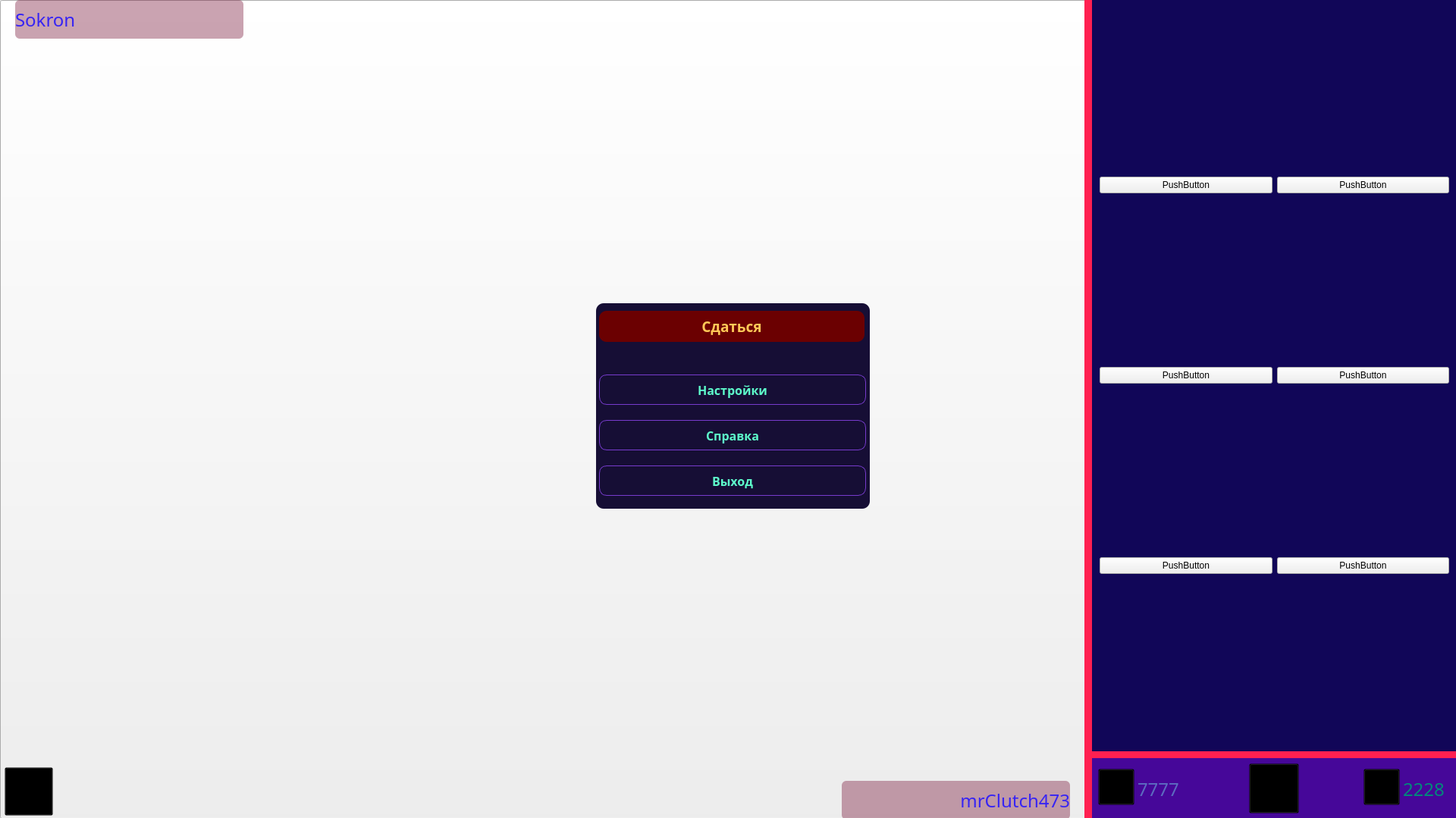
<?xml version="1.0" encoding="UTF-8"?>
<ui version="4.0">
 <class>MainWindow</class>
 <widget class="QMainWindow" name="MainWindow">
  <property name="geometry">
   <rect>
    <x>0</x>
    <y>0</y>
    <width>1920</width>
    <height>1079</height>
   </rect>
  </property>
  <property name="windowTitle">
   <string>MainWindow</string>
  </property>
  <widget class="QWidget" name="centralwidget">
   <widget class="QPushButton" name="pushButton">
    <property name="geometry">
     <rect>
      <x>0</x>
      <y>0</y>
      <width>1920</width>
      <height>1080</height>
     </rect>
    </property>
    <property name="layoutDirection">
     <enum>Qt::RightToLeft</enum>
    </property>
    <property name="text">
     <string/>
    </property>
    <property name="icon">
     <iconset>
      <normaloff>FonKomp.png</normaloff>FonKomp.png</iconset>
    </property>
    <property name="iconSize">
     <size>
      <width>1920</width>
      <height>1080</height>
     </size>
    </property>
   </widget>
   <widget class="QLabel" name="label">
    <property name="geometry">
     <rect>
      <x>1440</x>
      <y>0</y>
      <width>480</width>
      <height>991</height>
     </rect>
    </property>
    <property name="styleSheet">
     <string notr="true">background-color: rgb(51, 0, 77);</string>
    </property>
    <property name="text">
     <string/>
    </property>
   </widget>
   <widget class="QLabel" name="label_2">
    <property name="geometry">
     <rect>
      <x>1440</x>
      <y>990</y>
      <width>481</width>
      <height>10</height>
     </rect>
    </property>
    <property name="styleSheet">
     <string notr="true">background-color: rgb(255, 32, 81);</string>
    </property>
    <property name="frameShape">
     <enum>QFrame::NoFrame</enum>
    </property>
    <property name="text">
     <string/>
    </property>
   </widget>
   <widget class="QWidget" name="gridLayoutWidget">
    <property name="geometry">
     <rect>
      <x>1450</x>
      <y>10</y>
      <width>461</width>
      <height>971</height>
     </rect>
    </property>
    <layout class="QGridLayout" name="gridLayout">
     <item row="0" column="0">
      <widget class="QPushButton" name="pushButton_4">
       <property name="minimumSize">
        <size>
         <width>100</width>
         <height>225</height>
        </size>
       </property>
       <property name="styleSheet">
        <string notr="true">background-color: transparent;</string>
       </property>
       <property name="text">
        <string/>
       </property>
       <property name="icon">
        <iconset>
         <normaloff>Kart1.png</normaloff>Kart1.png</iconset>
       </property>
       <property name="iconSize">
        <size>
         <width>149</width>
         <height>225</height>
        </size>
       </property>
      </widget>
     </item>
     <item row="0" column="1">
      <widget class="QPushButton" name="pushButton_5">
       <property name="minimumSize">
        <size>
         <width>100</width>
         <height>225</height>
        </size>
       </property>
       <property name="styleSheet">
        <string notr="true">background-color: transparent;</string>
       </property>
       <property name="text">
        <string/>
       </property>
       <property name="icon">
        <iconset>
         <normaloff>Kart2.png</normaloff>Kart2.png</iconset>
       </property>
       <property name="iconSize">
        <size>
         <width>149</width>
         <height>225</height>
        </size>
       </property>
      </widget>
     </item>
     <item row="0" column="2">
      <widget class="QPushButton" name="pushButton_6">
       <property name="minimumSize">
        <size>
         <width>100</width>
         <height>225</height>
        </size>
       </property>
       <property name="styleSheet">
        <string notr="true">background-color: transparent;</string>
       </property>
       <property name="text">
        <string/>
       </property>
       <property name="icon">
        <iconset>
         <normaloff>Kart3.png</normaloff>Kart3.png</iconset>
       </property>
       <property name="iconSize">
        <size>
         <width>149</width>
         <height>225</height>
        </size>
       </property>
      </widget>
     </item>
     <item row="1" column="0">
      <widget class="QPushButton" name="pushButton_16">
       <property name="minimumSize">
        <size>
         <width>100</width>
         <height>225</height>
        </size>
       </property>
       <property name="styleSheet">
        <string notr="true">background-color: transparent;</string>
       </property>
       <property name="text">
        <string/>
       </property>
       <property name="icon">
        <iconset>
         <normaloff>Kart4.png</normaloff>Kart4.png</iconset>
       </property>
       <property name="iconSize">
        <size>
         <width>149</width>
         <height>225</height>
        </size>
       </property>
      </widget>
     </item>
     <item row="1" column="1">
      <widget class="QPushButton" name="pushButton_7">
       <property name="minimumSize">
        <size>
         <width>100</width>
         <height>225</height>
        </size>
       </property>
       <property name="styleSheet">
        <string notr="true">background-color: transparent;</string>
       </property>
       <property name="text">
        <string/>
       </property>
       <property name="icon">
        <iconset>
         <normaloff>Kart5.png</normaloff>Kart5.png</iconset>
       </property>
       <property name="iconSize">
        <size>
         <width>149</width>
         <height>225</height>
        </size>
       </property>
      </widget>
     </item>
     <item row="2" column="0">
      <widget class="QPushButton" name="pushButton_8">
       <property name="minimumSize">
        <size>
         <width>100</width>
         <height>225</height>
        </size>
       </property>
       <property name="styleSheet">
        <string notr="true">background-color: transparent;</string>
       </property>
       <property name="text">
        <string/>
       </property>
       <property name="icon">
        <iconset>
         <normaloff>Kart7.png</normaloff>Kart7.png</iconset>
       </property>
       <property name="iconSize">
        <size>
         <width>149</width>
         <height>225</height>
        </size>
       </property>
      </widget>
     </item>
     <item row="2" column="1">
      <widget class="QPushButton" name="pushButton_10">
       <property name="minimumSize">
        <size>
         <width>100</width>
         <height>225</height>
        </size>
       </property>
       <property name="styleSheet">
        <string notr="true">background-color: transparent;</string>
       </property>
       <property name="text">
        <string/>
       </property>
       <property name="icon">
        <iconset>
         <normaloff>Kart8.png</normaloff>Kart8.png</iconset>
       </property>
       <property name="iconSize">
        <size>
         <width>149</width>
         <height>225</height>
        </size>
       </property>
      </widget>
     </item>
     <item row="3" column="0">
      <widget class="QPushButton" name="pushButton_11">
       <property name="minimumSize">
        <size>
         <width>100</width>
         <height>225</height>
        </size>
       </property>
       <property name="styleSheet">
        <string notr="true">background-color: transparent;</string>
       </property>
       <property name="text">
        <string/>
       </property>
       <property name="icon">
        <iconset>
         <normaloff>Kart10.png</normaloff>Kart10.png</iconset>
       </property>
       <property name="iconSize">
        <size>
         <width>149</width>
         <height>225</height>
        </size>
       </property>
      </widget>
     </item>
     <item row="3" column="1">
      <widget class="QPushButton" name="pushButton_13">
       <property name="minimumSize">
        <size>
         <width>100</width>
         <height>225</height>
        </size>
       </property>
       <property name="styleSheet">
        <string notr="true">background-color: transparent;</string>
       </property>
       <property name="text">
        <string/>
       </property>
       <property name="icon">
        <iconset>
         <normaloff>Kart11.png</normaloff>Kart11.png</iconset>
       </property>
       <property name="iconSize">
        <size>
         <width>149</width>
         <height>225</height>
        </size>
       </property>
      </widget>
     </item>
     <item row="3" column="2">
      <widget class="QPushButton" name="pushButton_14">
       <property name="minimumSize">
        <size>
         <width>100</width>
         <height>225</height>
        </size>
       </property>
       <property name="styleSheet">
        <string notr="true">background-color: transparent;</string>
       </property>
       <property name="text">
        <string/>
       </property>
       <property name="icon">
        <iconset>
         <normaloff>Kart12.png</normaloff>Kart12.png</iconset>
       </property>
       <property name="iconSize">
        <size>
         <width>149</width>
         <height>225</height>
        </size>
       </property>
      </widget>
     </item>
     <item row="2" column="2">
      <widget class="QPushButton" name="pushButton_12">
       <property name="minimumSize">
        <size>
         <width>100</width>
         <height>225</height>
        </size>
       </property>
       <property name="styleSheet">
        <string notr="true">background-color: transparent;</string>
       </property>
       <property name="text">
        <string/>
       </property>
       <property name="icon">
        <iconset>
         <normaloff>Kart9.png</normaloff>Kart9.png</iconset>
       </property>
       <property name="iconSize">
        <size>
         <width>149</width>
         <height>225</height>
        </size>
       </property>
      </widget>
     </item>
     <item row="1" column="2">
      <widget class="QPushButton" name="pushButton_9">
       <property name="minimumSize">
        <size>
         <width>100</width>
         <height>225</height>
        </size>
       </property>
       <property name="styleSheet">
        <string notr="true">background-color: transparent;</string>
       </property>
       <property name="text">
        <string/>
       </property>
       <property name="icon">
        <iconset>
         <normaloff>Kart6.png</normaloff>Kart6.png</iconset>
       </property>
       <property name="iconSize">
        <size>
         <width>149</width>
         <height>225</height>
        </size>
       </property>
      </widget>
     </item>
    </layout>
   </widget>
   <widget class="QLabel" name="label_5">
    <property name="geometry">
     <rect>
      <x>1439</x>
      <y>1000</y>
      <width>481</width>
      <height>81</height>
     </rect>
    </property>
    <property name="styleSheet">
     <string notr="true">
background-color: rgb(70, 7, 153);</string>
    </property>
    <property name="text">
     <string/>
    </property>
   </widget>
   <widget class="QLabel" name="label_6">
    <property name="geometry">
     <rect>
      <x>1430</x>
      <y>0</y>
      <width>10</width>
      <height>1081</height>
     </rect>
    </property>
    <property name="styleSheet">
     <string notr="true">background-color: rgb(255, 32, 81);</string>
    </property>
    <property name="frameShape">
     <enum>QFrame::NoFrame</enum>
    </property>
    <property name="text">
     <string/>
    </property>
   </widget>
   <widget class="QLabel" name="label_3">
    <property name="geometry">
     <rect>
      <x>1500</x>
      <y>1020</y>
      <width>61</width>
      <height>41</height>
     </rect>
    </property>
    <property name="font">
     <font>
      <family>OCR A Extended</family>
      <pointsize>18</pointsize>
     </font>
    </property>
    <property name="styleSheet">
     <string notr="true">color: rgb(92, 107, 192);</string>
    </property>
    <property name="text">
     <string>7777</string>
    </property>
   </widget>
   <widget class="QPushButton" name="pushButton_2">
    <property name="geometry">
     <rect>
      <x>1448</x>
      <y>1014</y>
      <width>48</width>
      <height>48</height>
     </rect>
    </property>
    <property name="styleSheet">
     <string notr="true">background-color: transparent;</string>
    </property>
    <property name="text">
     <string/>
    </property>
    <property name="icon">
     <iconset>
      <normaloff>kompManOsn.png</normaloff>kompManOsn.png</iconset>
    </property>
    <property name="iconSize">
     <size>
      <width>48</width>
      <height>48</height>
     </size>
    </property>
   </widget>
   <widget class="QPushButton" name="pushButton_3">
    <property name="geometry">
     <rect>
      <x>1798</x>
      <y>1014</y>
      <width>48</width>
      <height>48</height>
     </rect>
    </property>
    <property name="styleSheet">
     <string notr="true">background-color: transparent;</string>
    </property>
    <property name="text">
     <string/>
    </property>
    <property name="icon">
     <iconset>
      <normaloff>KonpManVtor.png</normaloff>KonpManVtor.png</iconset>
    </property>
    <property name="iconSize">
     <size>
      <width>48</width>
      <height>48</height>
     </size>
    </property>
   </widget>
   <widget class="QLabel" name="label_4">
    <property name="geometry">
     <rect>
      <x>1850</x>
      <y>1020</y>
      <width>61</width>
      <height>41</height>
     </rect>
    </property>
    <property name="font">
     <font>
      <family>OCR A Extended</family>
      <pointsize>18</pointsize>
     </font>
    </property>
    <property name="styleSheet">
     <string notr="true">color: rgb(0, 137, 123);</string>
    </property>
    <property name="text">
     <string>2228</string>
    </property>
   </widget>
   <widget class="QPushButton" name="pushButton_15">
    <property name="geometry">
     <rect>
      <x>1647</x>
      <y>1007</y>
      <width>66</width>
      <height>66</height>
     </rect>
    </property>
    <property name="styleSheet">
     <string notr="true">background-color: transparent;</string>
    </property>
    <property name="text">
     <string/>
    </property>
    <property name="icon">
     <iconset>
      <normaloff>KompObnPlan.png</normaloff>KompObnPlan.png</iconset>
    </property>
    <property name="iconSize">
     <size>
      <width>66</width>
      <height>66</height>
     </size>
    </property>
   </widget>
   <widget class="QLabel" name="label_7">
    <property name="geometry">
     <rect>
      <x>1440</x>
      <y>0</y>
      <width>480</width>
      <height>991</height>
     </rect>
    </property>
    <property name="styleSheet">
     <string notr="true">background-color: rgb(17, 6, 88);</string>
    </property>
    <property name="text">
     <string/>
    </property>
   </widget>
   <widget class="QWidget" name="gridLayoutWidget_2">
    <property name="geometry">
     <rect>
      <x>1450</x>
      <y>10</y>
      <width>461</width>
      <height>971</height>
     </rect>
    </property>
    <layout class="QGridLayout" name="gridLayout_2">
     <item row="0" column="1">
      <widget class="QPushButton" name="pushButton_18">
       <property name="text">
        <string>PushButton</string>
       </property>
      </widget>
     </item>
     <item row="0" column="0">
      <widget class="QPushButton" name="pushButton_17">
       <property name="text">
        <string>PushButton</string>
       </property>
      </widget>
     </item>
     <item row="1" column="1">
      <widget class="QPushButton" name="pushButton_19">
       <property name="text">
        <string>PushButton</string>
       </property>
      </widget>
     </item>
     <item row="1" column="0">
      <widget class="QPushButton" name="pushButton_20">
       <property name="text">
        <string>PushButton</string>
       </property>
      </widget>
     </item>
     <item row="2" column="0">
      <widget class="QPushButton" name="pushButton_21">
       <property name="text">
        <string>PushButton</string>
       </property>
      </widget>
     </item>
     <item row="2" column="1">
      <widget class="QPushButton" name="pushButton_22">
       <property name="text">
        <string>PushButton</string>
       </property>
      </widget>
     </item>
    </layout>
   </widget>
   <widget class="QLabel" name="label_8">
    <property name="geometry">
     <rect>
      <x>20</x>
      <y>0</y>
      <width>301</width>
      <height>51</height>
     </rect>
    </property>
    <property name="font">
     <font>
      <family>OCR A Extended</family>
      <pointsize>18</pointsize>
     </font>
    </property>
    <property name="styleSheet">
     <string notr="true">background-color: rgb(121, 21, 55, 100);
color: rgb(55, 36, 243);
border-radius: 6px;</string>
    </property>
    <property name="text">
     <string>Sokron</string>
    </property>
   </widget>
   <widget class="QLabel" name="label_9">
    <property name="geometry">
     <rect>
      <x>1110</x>
      <y>1030</y>
      <width>301</width>
      <height>51</height>
     </rect>
    </property>
    <property name="font">
     <font>
      <family>OCR A Extended</family>
      <pointsize>18</pointsize>
     </font>
    </property>
    <property name="layoutDirection">
     <enum>Qt::LeftToRight</enum>
    </property>
    <property name="styleSheet">
     <string notr="true">background-color: rgb(121, 21, 55, 100);
color: rgb(55, 36, 243);
border-radius: 6px;</string>
    </property>
    <property name="text">
     <string>mrClutch473</string>
    </property>
    <property name="alignment">
     <set>Qt::AlignRight|Qt::AlignTrailing|Qt::AlignVCenter</set>
    </property>
   </widget>
   <widget class="QPushButton" name="pushButton_23">
    <property name="geometry">
     <rect>
      <x>6</x>
      <y>1012</y>
      <width>64</width>
      <height>64</height>
     </rect>
    </property>
    <property name="styleSheet">
     <string notr="true">background-color: transparent;</string>
    </property>
    <property name="text">
     <string/>
    </property>
    <property name="icon">
     <iconset>
      <normaloff>KompNastrIc.png</normaloff>KompNastrIc.png</iconset>
    </property>
    <property name="iconSize">
     <size>
      <width>64</width>
      <height>64</height>
     </size>
    </property>
   </widget>
   <widget class="QLabel" name="label_10">
    <property name="geometry">
     <rect>
      <x>786</x>
      <y>400</y>
      <width>361</width>
      <height>271</height>
     </rect>
    </property>
    <property name="styleSheet">
     <string notr="true">background-color: rgb(22, 14, 53);
border-radius: 10px;</string>
    </property>
    <property name="text">
     <string/>
    </property>
   </widget>
   <widget class="QWidget" name="verticalLayoutWidget">
    <property name="geometry">
     <rect>
      <x>790</x>
      <y>480</y>
      <width>352</width>
      <height>191</height>
     </rect>
    </property>
    <layout class="QVBoxLayout" name="verticalLayout">
     <item>
      <widget class="QPushButton" name="pushButton_25">
       <property name="minimumSize">
        <size>
         <width>350</width>
         <height>40</height>
        </size>
       </property>
       <property name="font">
        <font>
         <family>Trebuchet MS</family>
         <pointsize>12</pointsize>
         <weight>75</weight>
         <bold>true</bold>
        </font>
       </property>
       <property name="styleSheet">
        <string notr="true">QPushButton:hover{
	background-color: rgb(119, 59, 205);
	color: rgb(93, 253, 203);
	border: 1px solid rgb(119, 59, 205);	
	border-radius: 10px;
}
QPushButton {
	color: rgb(93, 253, 203);
	background-color: transparent;
	border: 1px solid rgb(119, 59, 205);	
	border-radius: 10px;
}</string>
       </property>
       <property name="text">
        <string>Настройки</string>
       </property>
      </widget>
     </item>
     <item>
      <widget class="QPushButton" name="pushButton_24">
       <property name="minimumSize">
        <size>
         <width>350</width>
         <height>40</height>
        </size>
       </property>
       <property name="font">
        <font>
         <family>Trebuchet MS</family>
         <pointsize>12</pointsize>
         <weight>75</weight>
         <bold>true</bold>
        </font>
       </property>
       <property name="styleSheet">
        <string notr="true">QPushButton:hover{
	background-color: rgb(119, 59, 205);
	color: rgb(93, 253, 203);
	border: 1px solid rgb(119, 59, 205);	
	border-radius: 10px;
}
QPushButton {
	color: rgb(93, 253, 203);
	background-color: transparent;
	border: 1px solid rgb(119, 59, 205);	
	border-radius: 10px;
}</string>
       </property>
       <property name="text">
        <string>Справка</string>
       </property>
      </widget>
     </item>
     <item>
      <widget class="QPushButton" name="pushButton_26">
       <property name="minimumSize">
        <size>
         <width>350</width>
         <height>40</height>
        </size>
       </property>
       <property name="font">
        <font>
         <family>Trebuchet MS</family>
         <pointsize>12</pointsize>
         <weight>75</weight>
         <italic>false</italic>
         <bold>true</bold>
         <underline>false</underline>
         <strikeout>false</strikeout>
         <kerning>true</kerning>
        </font>
       </property>
       <property name="styleSheet">
        <string notr="true">QPushButton:hover{
	background-color: rgb(119, 59, 205);
	color: rgb(93, 253, 203);
	border: 1px solid rgb(119, 59, 205);	
	border-radius: 10px;
}
QPushButton {
	color: rgb(93, 253, 203);
	background-color: transparent;
	border: 1px solid rgb(119, 59, 205);	
	border-radius: 10px;
}</string>
       </property>
       <property name="text">
        <string>Выход</string>
       </property>
      </widget>
     </item>
    </layout>
   </widget>
   <widget class="QPushButton" name="pushButton_27">
    <property name="geometry">
     <rect>
      <x>790</x>
      <y>410</y>
      <width>350</width>
      <height>41</height>
     </rect>
    </property>
    <property name="minimumSize">
     <size>
      <width>350</width>
      <height>40</height>
     </size>
    </property>
    <property name="font">
     <font>
      <family>Trebuchet MS</family>
      <pointsize>14</pointsize>
      <weight>75</weight>
      <bold>true</bold>
     </font>
    </property>
    <property name="styleSheet">
     <string notr="true">QPushButton:hover{
	background-color: rgb(175, 0, 2);
	color: rgb(206, 161, 70);
	border: 1px solid rgb(119, 59, 205);	
	border-radius: 10px;
}
QPushButton {
	background-color: rgb(107, 0, 1);
	color: rgb(255, 200, 87);
	border-radius: 10px;
}</string>
    </property>
    <property name="text">
     <string>Сдаться</string>
    </property>
   </widget>
  </widget>
 </widget>
 <resources/>
 <connections/>
</ui>
